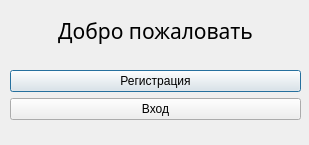
<?xml version="1.0" encoding="UTF-8"?>
<ui version="4.0">
 <class>Dialog</class>
 <widget class="QDialog" name="Dialog">
  <property name="geometry">
   <rect>
    <x>0</x>
    <y>0</y>
    <width>309</width>
    <height>145</height>
   </rect>
  </property>
  <property name="minimumSize">
   <size>
    <width>309</width>
    <height>145</height>
   </size>
  </property>
  <property name="maximumSize">
   <size>
    <width>309</width>
    <height>145</height>
   </size>
  </property>
  <property name="windowTitle">
   <string>Dialog</string>
  </property>
  <widget class="QWidget" name="gridLayoutWidget">
   <property name="geometry">
    <rect>
     <x>10</x>
     <y>60</y>
     <width>291</width>
     <height>71</height>
    </rect>
   </property>
   <layout class="QGridLayout" name="gridLayout">
    <item row="0" column="0">
     <layout class="QVBoxLayout" name="verticalLayout">
      <item>
       <widget class="QPushButton" name="reg">
        <property name="text">
         <string>Регистрация</string>
        </property>
       </widget>
      </item>
      <item>
       <widget class="QPushButton" name="login">
        <property name="text">
         <string>Вход</string>
        </property>
       </widget>
      </item>
     </layout>
    </item>
   </layout>
  </widget>
  <widget class="QLabel" name="label">
   <property name="geometry">
    <rect>
     <x>10</x>
     <y>10</y>
     <width>291</width>
     <height>41</height>
    </rect>
   </property>
   <property name="font">
    <font>
     <family>MS Reference Sans Serif</family>
     <pointsize>16</pointsize>
    </font>
   </property>
   <property name="text">
    <string>Добро пожаловать</string>
   </property>
   <property name="textFormat">
    <enum>Qt::PlainText</enum>
   </property>
   <property name="scaledContents">
    <bool>true</bool>
   </property>
   <property name="alignment">
    <set>Qt::AlignCenter</set>
   </property>
  </widget>
 </widget>
 <resources/>
 <connections/>
</ui>
